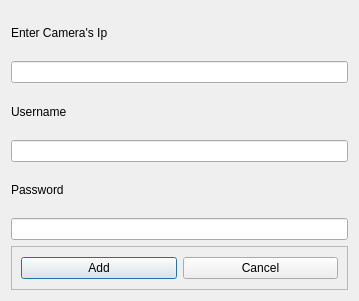
<?xml version="1.0" encoding="UTF-8"?>
<ui version="4.0">
 <class>Dialog</class>
 <widget class="QDialog" name="Dialog">
  <property name="geometry">
   <rect>
    <x>0</x>
    <y>0</y>
    <width>359</width>
    <height>301</height>
   </rect>
  </property>
  <property name="windowTitle">
   <string>Dialog</string>
  </property>
  <layout class="QVBoxLayout" name="verticalLayout">
   <item>
    <widget class="QLabel" name="label">
     <property name="text">
      <string>Enter Camera's Ip</string>
     </property>
    </widget>
   </item>
   <item>
    <widget class="QLineEdit" name="CameraIp"/>
   </item>
   <item>
    <widget class="QLabel" name="label_2">
     <property name="text">
      <string>Username</string>
     </property>
    </widget>
   </item>
   <item>
    <widget class="QLineEdit" name="username"/>
   </item>
   <item>
    <widget class="QLabel" name="label_3">
     <property name="text">
      <string>Password</string>
     </property>
    </widget>
   </item>
   <item>
    <widget class="QLineEdit" name="password"/>
   </item>
   <item>
    <widget class="QFrame" name="frame">
     <property name="frameShape">
      <enum>QFrame::StyledPanel</enum>
     </property>
     <property name="frameShadow">
      <enum>QFrame::Raised</enum>
     </property>
     <layout class="QHBoxLayout" name="horizontalLayout">
      <item>
       <widget class="QPushButton" name="AddBtn">
        <property name="text">
         <string>Add</string>
        </property>
       </widget>
      </item>
      <item>
       <widget class="QPushButton" name="CancelBtn">
        <property name="text">
         <string>Cancel</string>
        </property>
       </widget>
      </item>
     </layout>
    </widget>
   </item>
  </layout>
 </widget>
 <resources/>
 <connections/>
</ui>
